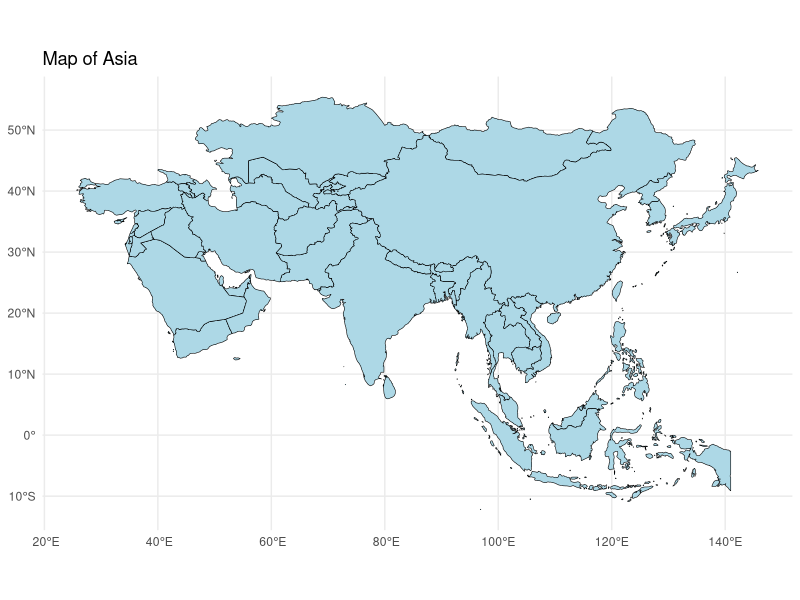
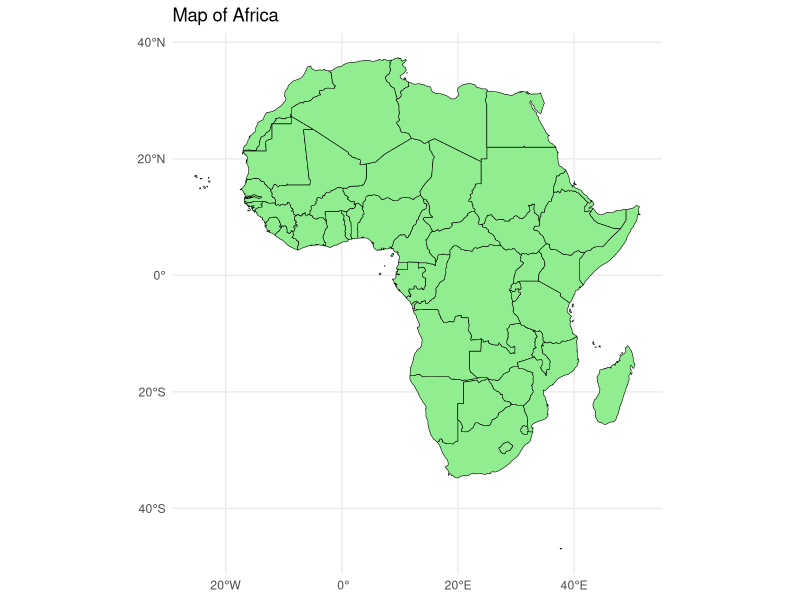
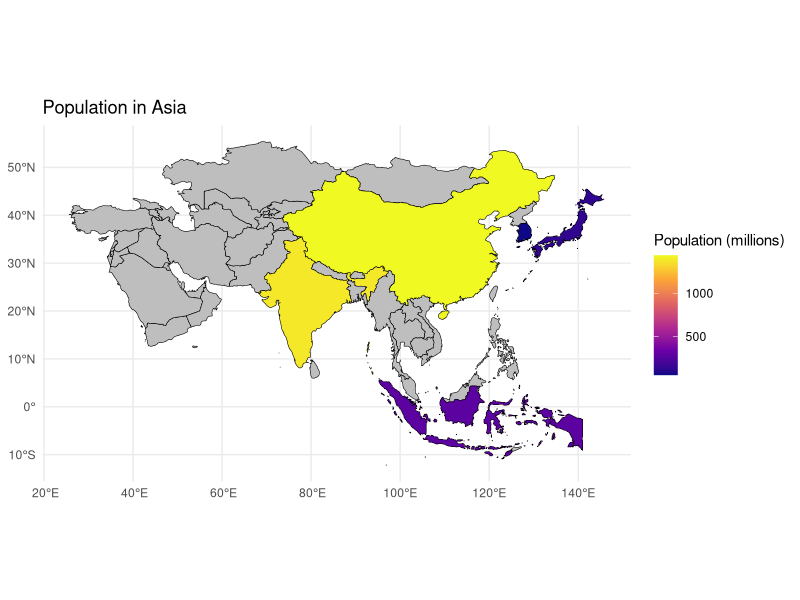

The R script that drew these images, in order:
#Basic R Concepts and Syntax

# Variables and Assignment (변수와 할당)
# In R, variables are used to store data. You can assign values to variables 
# using the assignment operator <- or =. 
# This is a key concept because variables hold the data that you will work with.

# 변수에 값을 할당할 때는 <- 또는 = 를 사용합니다. 
# (To assign values to variables, we use <- or =)

x <- 10  # x라는 변수에 숫자 10을 저장합니다. (Store the number 10 in the variable 'x')
y <- 5   # y라는 변수에 숫자 5를 저장합니다. (Store the number 5 in the variable 'y')

# 변수의 값을 확인하려면 변수명을 입력하고 실행합니다.
# (To check the value of a variable, type its name and run the code.)

x  # x의 값 출력 (Print the value of x)
y  # y의 값 출력 (Print the value of y)

# x와 y의 합을 계산할 수도 있습니다.
# (We can also calculate the sum of x and y.)

z <- x + y  # x와 y의 합을 z에 저장합니다. (Store the sum of x and y in the variable 'z')
z  # z의 값 출력 (Print the value of z)


# Explanation (설명):
  
# Variables (변수): 변수를 사용하여 데이터를 저장합니다. 변수에 값을 할당하고, 이를 다양한 수학 연산에서 사용할 수 있습니다.
# Variables: You use variables to store data. Once data is stored, it can be used for various calculations.
# Assignment (할당): <-는 값을 변수에 할당하는 연산자입니다.
# Assignment: The <- symbol is used to assign values to variables.

# Basic Math Operations (기초 수학 연산)
# R can handle all basic arithmetic operations like addition, subtraction, 
# multiplication, and division.

# 기초적인 수학 연산을 R에서 할 수 있습니다.
# (Basic arithmetic operations can be performed in R.)

a <- 20  # 변수 a에 20 할당 (Assign 20 to variable a)
b <- 4   # 변수 b에 4 할당 (Assign 4 to variable b)

# 사칙연산 (Basic arithmetic)
sum <- a + b  # 덧셈 (Addition)
difference <- a - b  # 뺄셈 (Subtraction)
product <- a * b  # 곱셈 (Multiplication)
quotient <- a / b  # 나눗셈 (Division)

# 결과 출력 (Print the results)
sum  # 24
difference  # 16
product  # 80
quotient  # 5

# Explanation (설명):
  
# Arithmetic Operators (사칙연산자): +, -, *, /는 각각 덧셈, 뺄셈, 곱셈, 나눗셈 연산을 수행합니다.
# Operators: + for addition, - for subtraction, * for multiplication, and / for division.


# Data Types (데이터 타입)
# R supports various data types such as numbers, characters (text), and 
# logical (TRUE/FALSE) values. 
# It’s important to understand different data types since they determine 
# how data is stored and manipulated.

# R에서 사용할 수 있는 주요 데이터 타입은 숫자, 문자, 논리 값입니다.
# (The main data types in R are numbers, characters, and logical values.)

num_var <- 100  # 숫자형 데이터 (Numeric data)
char_var <- "Hello, R!"  # 문자형 데이터 (Character data)
logical_var <- TRUE  # 논리형 데이터 (Logical data)

# 데이터 타입 확인하기 (Check the data types)
class(num_var)  # "numeric"
class(char_var)  # "character"
class(logical_var)  # "logical"

# Explanation (설명):

# Numeric (숫자형): 숫자 데이터를 나타냅니다. 계산에 사용할 수 있습니다.
# Numeric: Represents numbers, which can be used in calculations.
# Character (문자형): 텍스트 데이터를 나타냅니다. 텍스트를 저장하거나 출력할 때 사용됩니다.
# Character: Represents text data, useful for storing or displaying text.
# Logical (논리형): TRUE 또는 FALSE 값을 가집니다. 논리 연산에서 사용됩니다.
# Logical: Represents TRUE or FALSE values, often used in logical comparisons.


# Vectors (벡터)
# A vector is a sequence of data elements of the same type. 
# It’s one of the most common data structures in R. 
# You can create vectors using the c() function.

# 벡터는 동일한 데이터 타입의 여러 값을 저장하는 데 사용됩니다.
# (Vectors are used to store multiple values of the same data type.)

num_vector <- c(10, 20, 30, 40)  # 숫자형 벡터 생성 (Create a numeric vector)
char_vector <- c("apple", "banana", "cherry")  # 문자형 벡터 생성 (Create a character vector)

# 벡터의 길이 확인 (Check the length of the vector)
length(num_vector)  # 4
length(char_vector)  # 3

# 벡터의 특정 요소에 접근 (Access elements in a vector)
num_vector[2]  # 두 번째 요소를 출력 (Print the second element, 20)
char_vector[1]  # 첫 번째 요소를 출력 (Print the first element, "apple")

# Explanation (설명):

# Vectors (벡터): 벡터는 동일한 타입의 여러 값을 저장하는 일련의 데이터입니다. 벡터는 c() 함수를 사용해 생성됩니다.
# Vectors: A vector stores a sequence of data elements of the same type. You can create them using the c() function.
# Indexing (인덱스 접근): 벡터의 특정 요소에 접근하려면 대괄호 []를 사용합니다.
# Indexing: To access a specific element in a vector, use square brackets [].

# Functions (함수)
# A function in R performs specific tasks. R has many built-in functions, 
# and you can also define your own.

# sum() 함수는 주어진 숫자들의 합을 계산합니다.
# (The sum() function calculates the sum of given numbers.)

result <- sum(c(5, 10, 15))  # 5 + 10 + 15 = 30
result  # 30

# 사용자 정의 함수 만들기 (Create a custom function)
add_numbers <- function(x, y) {
  return(x + y)  # x와 y의 합을 반환합니다. (Return the sum of x and y.)
}

# 사용자 정의 함수 호출하기 (Call the custom function)
add_numbers(8, 12)  # 20 출력 (Print 20)

# Data Frames (데이터 프레임)
# A data frame is a table-like data structure where each column contains values 
# of one variable, and each row contains one set of values from each column.

# 데이터 프레임은 R에서 가장 많이 사용되는 데이터 구조 중 하나입니다.
# (A data frame is one of the most commonly used data structures in R.)

# data.frame() 함수를 사용해 데이터 프레임을 생성합니다.
# (Create a data frame using the data.frame() function.)

students <- data.frame(
  name = c("Alice", "Bob", "Charlie"),  # 학생 이름 (Student names)
  age = c(23, 22, 24),  # 나이 (Ages)
  grade = c("A", "B", "A")  # 학점 (Grades)
)

# 데이터 프레임 출력 (Print the data frame)
print(students)

# 특정 열에 접근 (Accessing specific columns)
students$name  # 학생 이름 열 출력 (Print the "name" column)

# 특정 행에 접근 (Accessing specific rows)
students[1, ]  # 첫 번째 학생의 정보 출력 (Print information about the first student)

# Explanation (설명):

# Data Frame (데이터 프레임): 여러 변수(열)을 포함한 테이블 형식의 데이터 구조입니다. 각 열은 동일한 데이터 유형을 포함하고, 각 행은 특정 관측치를 나타냅니다.
# Data Frame: A table-like data structure that contains multiple variables (columns), with each column containing data of the same type and each row representing an observation.
# Accessing Columns and Rows (열과 행에 접근): 열은 $를 사용해 접근하고, 행은 대괄호 []를 사용해 접근할 수 있습니다.
# Accessing Columns and Rows: Use $ to access a column and [] to access rows.




# -------------------------
# Step 1: Load Required Libraries (필요한 패키지를 불러오기)
# -------------------------

# R에서 특정 기능을 사용하려면 그 기능을 제공하는 패키지를 먼저 불러와야 합니다.
# (To use specific functions in R, you need to load the package that provides those functions.)

# 설치되지 않은 패키지는 install.packages() 명령어를 통해 설치할 수 있습니다.
# (If the package is not installed, you can install it using install.packages())

# 예를 들어, ggplot2를 설치하려면: 
# (For example, to install ggplot2:)
# install.packages("ggplot2")

# 패키지를 설치한 후, 다음과 같이 불러옵니다. (After installation, load the package as follows:)
library(ggplot2)      # 그래프와 지도 그리기를 위한 패키지 (For creating plots and maps)
library(dplyr)        # 데이터 처리 및 변형을 위한 패키지 (For data manipulation and transformation)
library(sf)           # 공간 데이터(지리적 정보) 처리를 위한 패키지 (For handling spatial (geographic) data)
library(rnaturalearth)# 세계 경계 데이터를 다운로드하기 위한 패키지 (For downloading world boundary data)

# Explanation (설명):
# library()는 이미 설치된 패키지를 불러옵니다. 
# install.packages()는 아직 설치되지 않은 패키지를 설치할 때 사용됩니다.
# `library()` loads an already installed package.
# `install.packages()` installs a package that is not yet installed.

# -------------------------
# Step 2: Load and Explore a Simple Dataset (데이터셋 불러오기 및 탐색)
# -------------------------

# 국가 경계 데이터를 불러옵니다. 이 데이터는 세계의 국가 경계선을 포함하고 있습니다.
# (Download the world country boundary data. This data contains the country borders of the world.)

world_data <- ne_countries(scale = "medium", returnclass = "sf")
# 'sf' 객체는 공간 데이터를 처리할 수 있게 해주는 특수한 데이터 형식입니다.
# ('sf' objects are special data formats that allow for handling spatial data.)

# head() 함수는 데이터 프레임의 상위 몇 개 행을 보여줍니다.
# (The head() function displays the first few rows of the data frame.)

head(world_data)  # 데이터의 첫 6개의 행을 확인합니다. (View the first 6 rows of the data.)

# Explanation (설명):
# ne_countries() 함수는 세계의 국가 경계 데이터를 다운로드합니다.
# `ne_countries()` downloads the world’s country boundary data.
# sf 객체는 공간 데이터를 처리할 수 있는 특수한 형식으로, 지도 시각화에 자주 사용됩니다.
# The sf object is a special format for handling spatial information.
# head()는 데이터의 처음 몇 개 행을 확인하는 함수입니다.
# `head()` lets you inspect the first few rows of the dataset.

# -------------------------
# Step 3: Filter Countries by Continent (대륙별 국가 필터링)
# -------------------------

# filter() 함수는 특정 조건에 따라 데이터를 필터링하는 데 사용됩니다.
# (The filter() function is used to filter data based on specific conditions.)

# 여기서는 continent 열에서 값이 "Asia"인 국가만 필터링합니다.
# (Here, we filter countries where the continent column equals "Asia".)

asia_data <- world_data %>%
  filter(continent == "Asia")  # 대륙이 아시아인 국가만 선택합니다. (Select only countries on the continent of Asia.)

# head()로 필터링된 데이터를 확인합니다.
# (Check the filtered data using head().)
head(asia_data)

# Explanation (설명):
# filter()는 특정 조건을 만족하는 데이터만 남깁니다.
# `filter()` keeps only the data that meets specific conditions.
# %>% (파이프 연산자)는 데이터를 다음 함수로 전달하는 데 사용됩니다.
# The pipe operator %>% passes data from one function to another.

# -------------------------
# Practice 1: Filter and Explore Different Continent (연습 1: 다른 대륙 탐색하기)
# -------------------------

# 연습문제:
# 같은 방법으로 Africa 대륙을 필터링하고 그 결과를 head() 함수로 출력해 보세요.
# (Use the same method to filter Africa and print the result using the head() function.)

africa_data <- world_data %>%
  filter(continent == "Africa")

# 필터링된 아프리카 데이터를 확인합니다.
# (Check the filtered Africa data.)
head(africa_data)

# -------------------------
# Step 4: Create a Simple Plot (기본 지도 시각화)
# -------------------------

# ggplot() 함수는 시각화를 만들 때 기본으로 사용됩니다.
# (The ggplot() function is the core function used to create visualizations.)

# geom_sf() 함수는 공간 데이터를 시각화하는 데 사용됩니다.
# (The geom_sf() function is used to plot spatial data.)

ggplot(data = asia_data) +  # 데이터를 ggplot으로 전달합니다. (Pass the data to ggplot.)
  geom_sf(fill = "lightblue", color = "black") +  # 국경을 검은색으로 그리고 내부를 파란색으로 채웁니다. (Draw borders in black and fill the map with light blue.)
  labs(title = "Map of Asia") +  # 지도에 제목을 추가합니다. (Add a title to the map.)
  theme_minimal()  # 간단한 테마 적용 (Apply a minimal theme.)

# Explanation (설명):
# ggplot()는 R에서 시각화를 만드는 기본 함수입니다.
# `ggplot()` is the core function for creating visualizations.
# geom_sf()는 공간 데이터를 시각화하는 함수입니다.
# `geom_sf()` is used to visualize spatial data.

# -------------------------
# Practice 2: Plot Africa (연습 2: 아프리카 지도 그리기)
# -------------------------

# 연습문제:
# 방금 필터링한 아프리카 데이터를 이용해 아프리카 대륙의 지도를 그려보세요.
# (Use the filtered Africa data to plot the map of the African continent.)

ggplot(data = africa_data) + 
  geom_sf(fill = "lightgreen", color = "black") +  # 지도의 색상과 경계선을 설정합니다. (Set the map’s fill color and borders.)
  labs(title = "Map of Africa") +  # 제목 추가 (Add a title.)
  theme_minimal()  # 미니멀 테마 적용 (Apply a minimal theme.)

# -------------------------
# Step 5: Basic Data Manipulation (기초 데이터 처리)
# -------------------------

# data.frame() 함수로 새로운 데이터 프레임을 생성합니다.
# (Use data.frame() to create a new data frame.)

population_data <- data.frame(
  country = c("China", "India", "Japan", "South Korea", "Indonesia"),  # 국가명 (Country names)
  population_millions = c(1440, 1380, 126, 52, 273)  # 인구 데이터 (Population data in millions)
)

# left_join() 함수로 국가 데이터와 인구 데이터를 결합합니다.
# (Merge the country data with the population data using left_join().)

asia_population <- asia_data %>%
  left_join(population_data, by = c("name" = "country"))
# 'name' 열과 'country' 열을 기준으로 데이터를 병합합니다.
# (Merge the datasets based on the 'name' column in Asia data and the 'country' column in the population data.)

# 결합된 데이터를 확인합니다. (Check the merged data.)
head(asia_population)

# Explanation (설명):
# data.frame()은 데이터를 표 형태로 저장합니다.
# `data.frame()` stores data in a table format.
# left_join()는 두 데이터 프레임을 결합하는 함수입니다.
# `left_join()` merges two data frames based on specified columns.

# -------------------------
# Step 6: Plot Data with Color Based on Population (인구에 기반한 색상 지도 시각화)
# -------------------------

# 인구에 따라 지도 색상을 채우는 시각화를 생성합니다.
# (Create a plot where the color is filled based on population data.)

ggplot(data = asia_population) +
  geom_sf(aes(fill = population_millions), color = "black") +  # 인구 수에 따라 색상 채우기 (Fill based on population.)
  scale_fill_viridis_c(option = "plasma", na.value = "grey") +  # 색상 스케일 적용 (Apply a color scale.)
  labs(title = "Population in Asia", fill = "Population (millions)") +  # 제목과 범례 추가 (Add title and legend.)
  theme_minimal()  # 미니멀 테마 적용 (Apply a minimal theme.)

# Explanation (설명):
# aes()는 시각적 요소에 변수를 연결할 때 사용됩니다.
# `aes()` maps variables to visual elements in the plot.
# scale_fill_viridis_c()는 연속적인 값에 따른 색상을 설정하는 함수입니다.
# `scale_fill_viridis_c()` sets colors based on continuous values.

# -------------------------
# Extended Practice for Newcomers and Advanced Students (추가 연습)
# -------------------------

# Practice 3:
# Filter South American countries and plot the map, adding an imaginary dataset (e.g., GDP).
# 연습 3: 남미 국가를 필터링하고 GDP 같은 가상의 데이터를 추가하여 지도를 그려보세요.

# Practice 4:
# Explore the dataset further by plotting countries and changing the color scheme, adding different map themes.
# 연습 4: 다양한 색상과 테마를 사용하여 지도를 더욱 다채롭게 표현해보세요.
